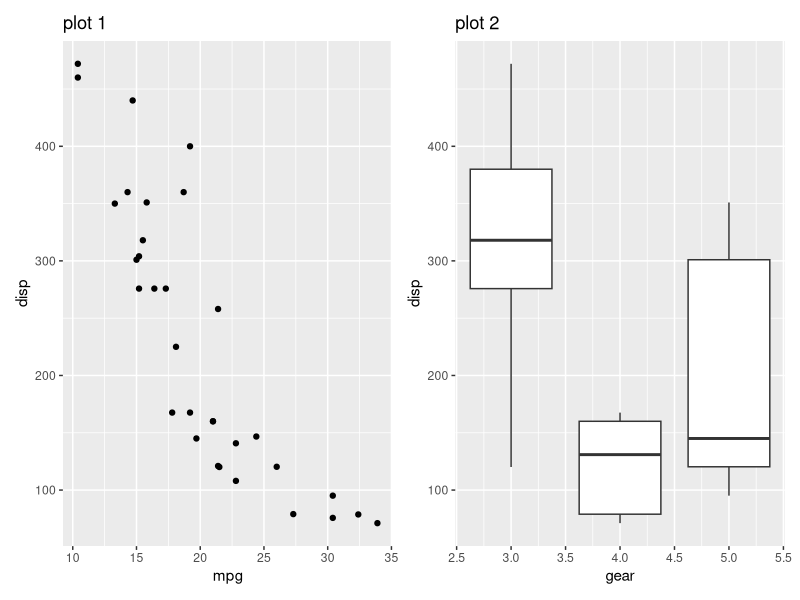
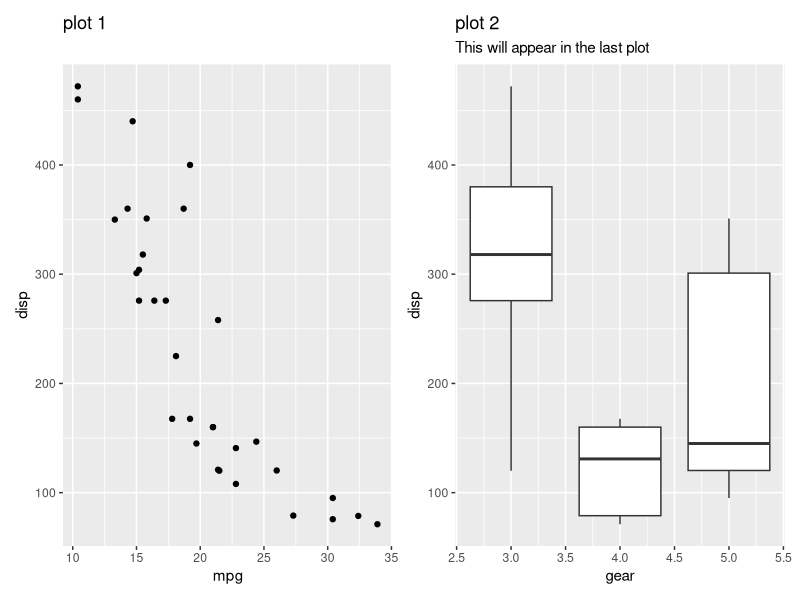
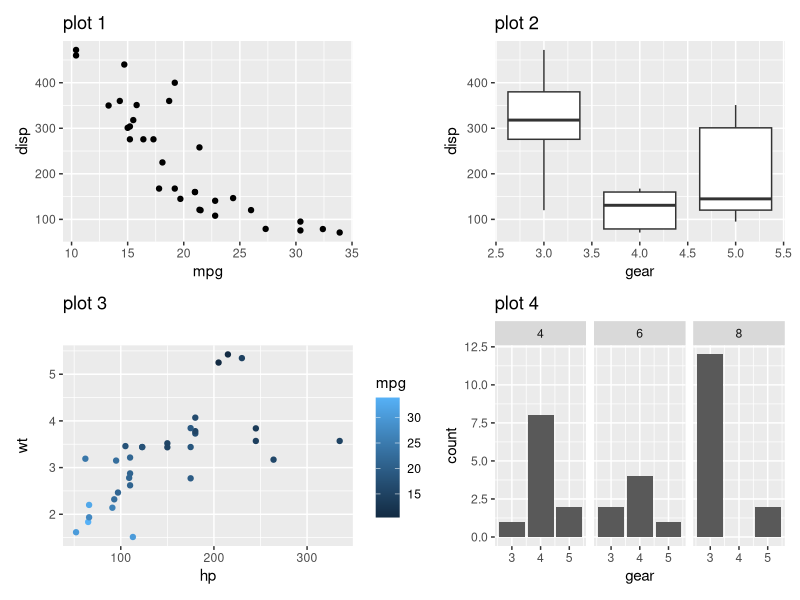
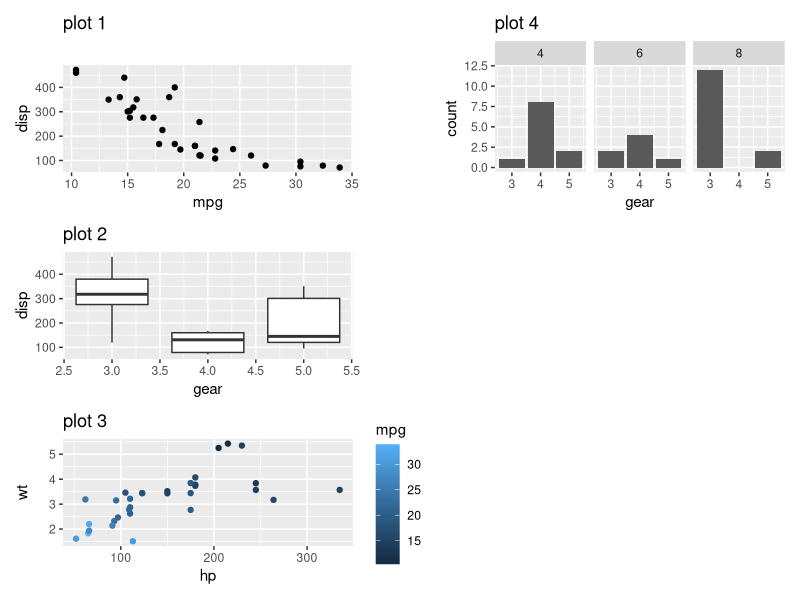
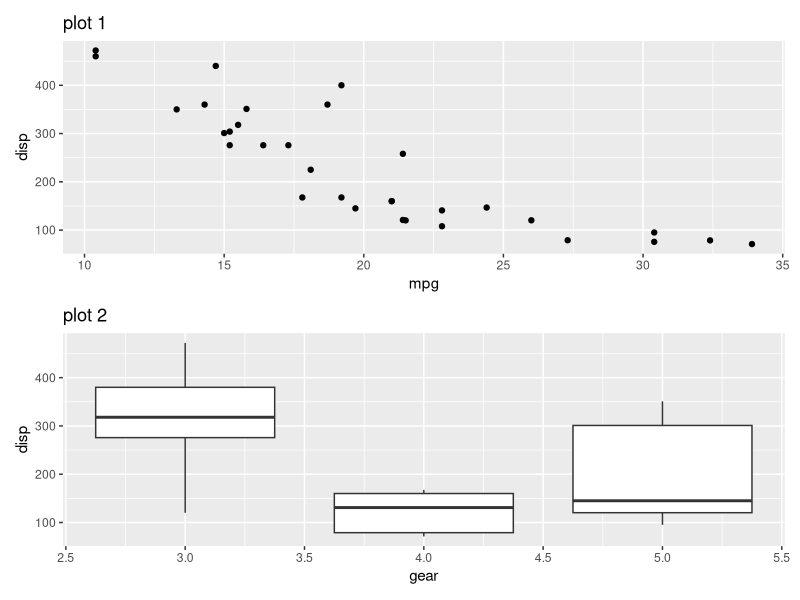
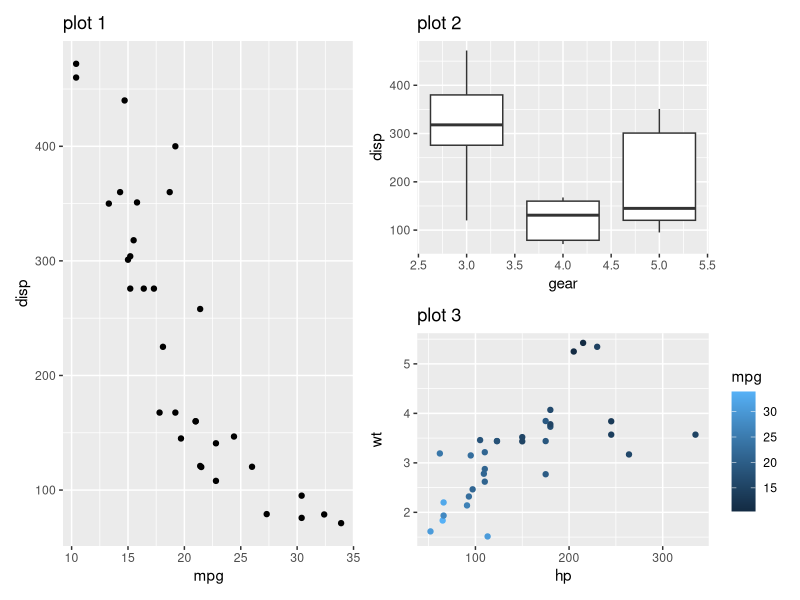
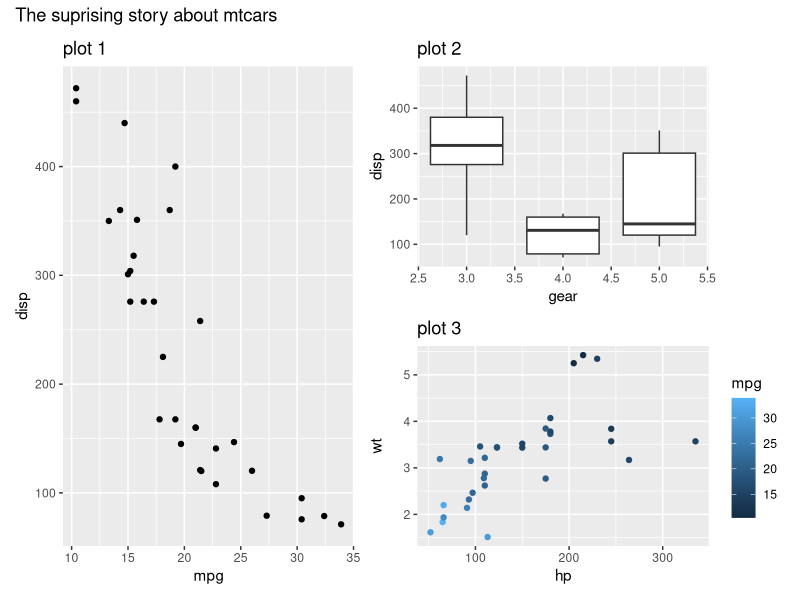
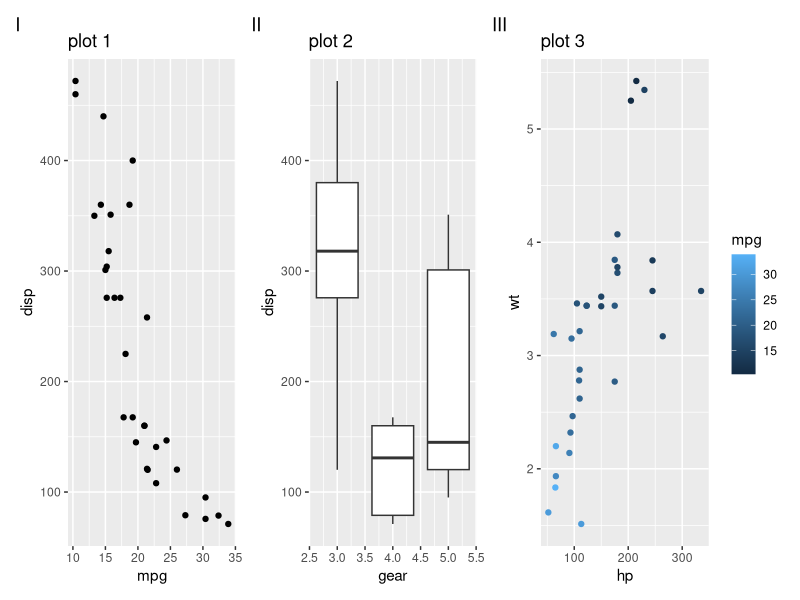

The R script that drew these images, in order:
## ---- chunk 1
knitr::opts_chunk$set(echo = TRUE)
## ---- chunk 2
library(patchwork)
## ---- chunk 3
library(ggplot2)
p1 <- ggplot(mtcars) +
  geom_point(aes(mpg, disp)) +
  ggtitle("plot 1")

p2 <- ggplot(mtcars) +
  geom_boxplot(aes(gear, disp, group = gear)) +
  ggtitle("plot 2")

p3 <- ggplot(mtcars) +
  geom_point(aes(hp, wt, color = mpg)) +
  ggtitle("plot 3")

p4 <- ggplot(mtcars) +
  geom_bar(aes(gear)) +
  facet_wrap(~cyl) +
  ggtitle("plot 4")
## ---- chunk 4
p1 + p2
## ---- chunk 5
p1 + p2 + labs(subtitle = "This will appear in the last plot")
## ---- chunk 6
p1 + p2 + p3 + p4
## ---- chunk 7
p1 + p2 + p3 + p4 + plot_layout(nrow = 3, byrow = F)
## ---- chunk 8
p1 / p2
## ---- chunk 9
p1 | (p2 / p3)
## ---- chunk 10
(p1 | (p2 / p3)) +
  plot_annotation(title = "The suprising story about mtcars")
## ---- chunk 11
p1 + p2 + p3 +
  plot_annotation(tag_levels = "I")
